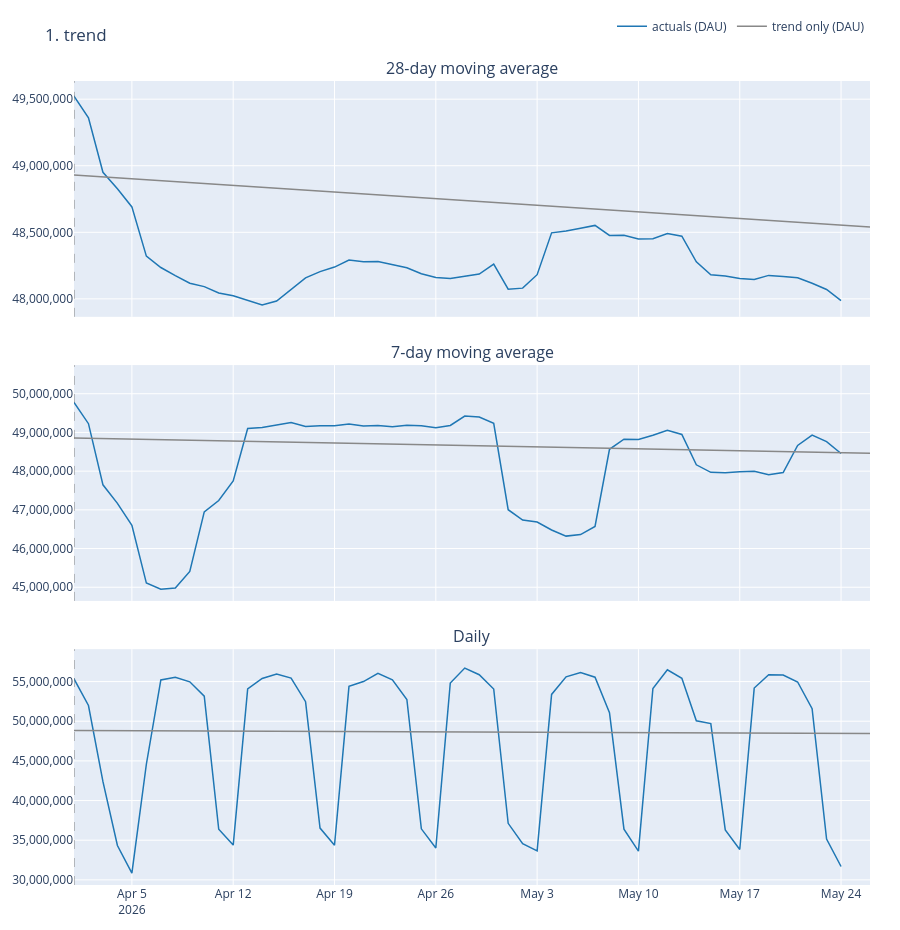
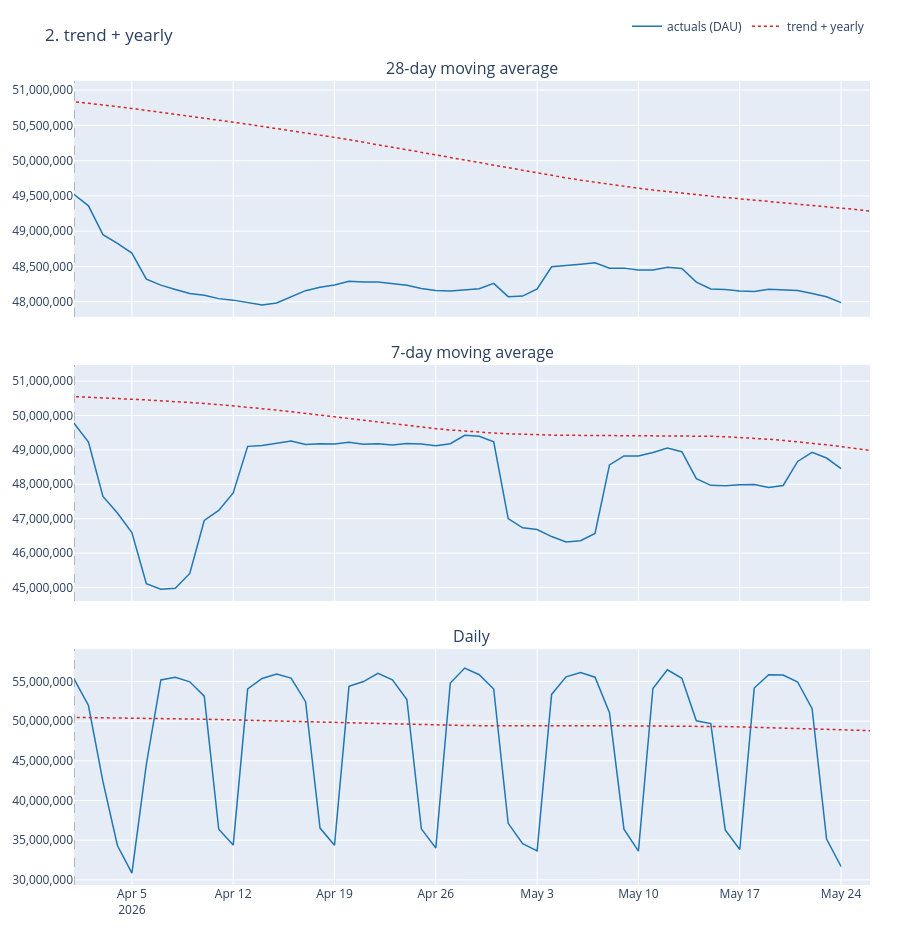
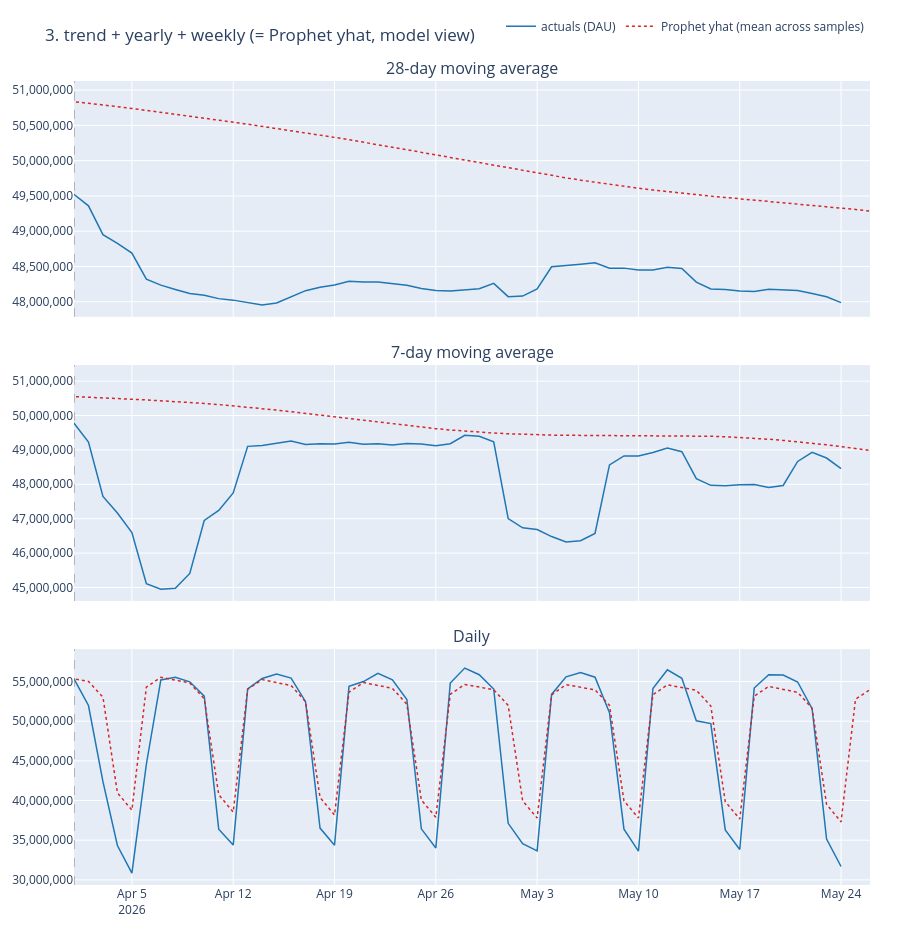

Notebook source saved alongside these figures, in order:
### Markdown cell above
## 7. Cumulative buildup

Layered view: each plot adds one more component to the prediction line. Read top-to-bottom to see how much each component closes the gap to actuals.

1. **trend** alone
2. **trend + yearly**
3. **trend + yearly + weekly** (= Prophet `yhat`)
4. **trend + yearly + weekly + holiday_smart** (= full forecast)

This is the same information as §1–§5 reorganized; the goal is to see the cumulative improvement in fit rather than the isolated contribution of each component.

### Code cell
# [cumulative-layers]
# Build the cumulative buildup. Layers 1–3 use the model decomposition from
# Prophet's predict() output (the only way to see components individually).
# Layers 4 and 5 switch to the production parquet (ALL, ALL) row, which is
# what gets written to disk and consumed downstream — `median(clip(samples +
# holiday_smart))` rather than `mean(samples) + median(holiday_smart)`. The
# layer-3 → layer-4 delta therefore includes (a) the holiday_smart addition
# AND (b) the mean→median sample shift AND (c) clipping at zero. For most
# days (a) dominates by orders of magnitude.
if uses_log:
    dau_trend_plus_yw = np.exp(
        components['trend'] * (1.0 + components['yearly'] + components['weekly'])
    ) - 1.0
else:
    dau_trend_plus_yw = components['dau_yhat']  # additive: yhat = trend + yearly + weekly

cumulative_layers = [
    # (title, prediction, label, blend, show_trend_line)
    # show_trend_line is True only when trend is the focus (layer 1); the
    # remaining layers focus on what's been added on top of trend, so the
    # trend reference line is removed to reduce visual noise.
    ('1. trend', None, None, False, True),
    ('2. trend + yearly', components['dau_trend_plus_yearly'], 'trend + yearly', False, False),
    ('3. trend + yearly + weekly (= Prophet yhat, model view)', dau_trend_plus_yw,
     'Prophet yhat (mean across samples)', False, False),
    ('4. production forecast pre-headwind (parquet (ALL, ALL))', production_forecast,
     'parquet (ALL, ALL) — median(clip(samples + holiday_smart))', True, False),
    ('5. production forecast (parquet (ALL, ALL) + headwind)', production_forecast_with_headwind,
     'parquet (ALL, ALL) + headwind — leadership-chart line', True, False),
]
for title, pred, label, blend, show_trend in cumulative_layers:
    show_component(
        title=title,
        actual=actuals,
        trend_dau=components['dau_trend'] if show_trend else None,
        prediction_dau=pred,
        prediction_label=label,
        blend_at_forecast_start=blend,
    )
